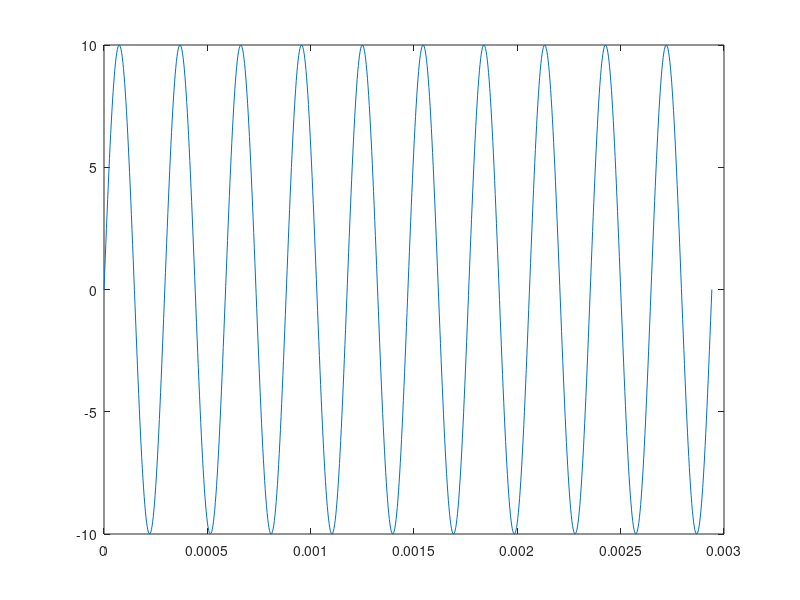

This figure's MATLAB source:
clc
clear all
close all

%---- DATA IN --

A = 10;
f = 3400;
phi = 0;
cantper = 10;

%--- PROCESS ---

%--- t = linspace(0,1/f);
%--- t = linspace(0,cantper*1/f);
t = linspace(0,cantper*1/f,1000);
xt= A*sin(2*pi*f*t + phi);

%--- OUTPUT ---

figure(1)
plot(t, xt)